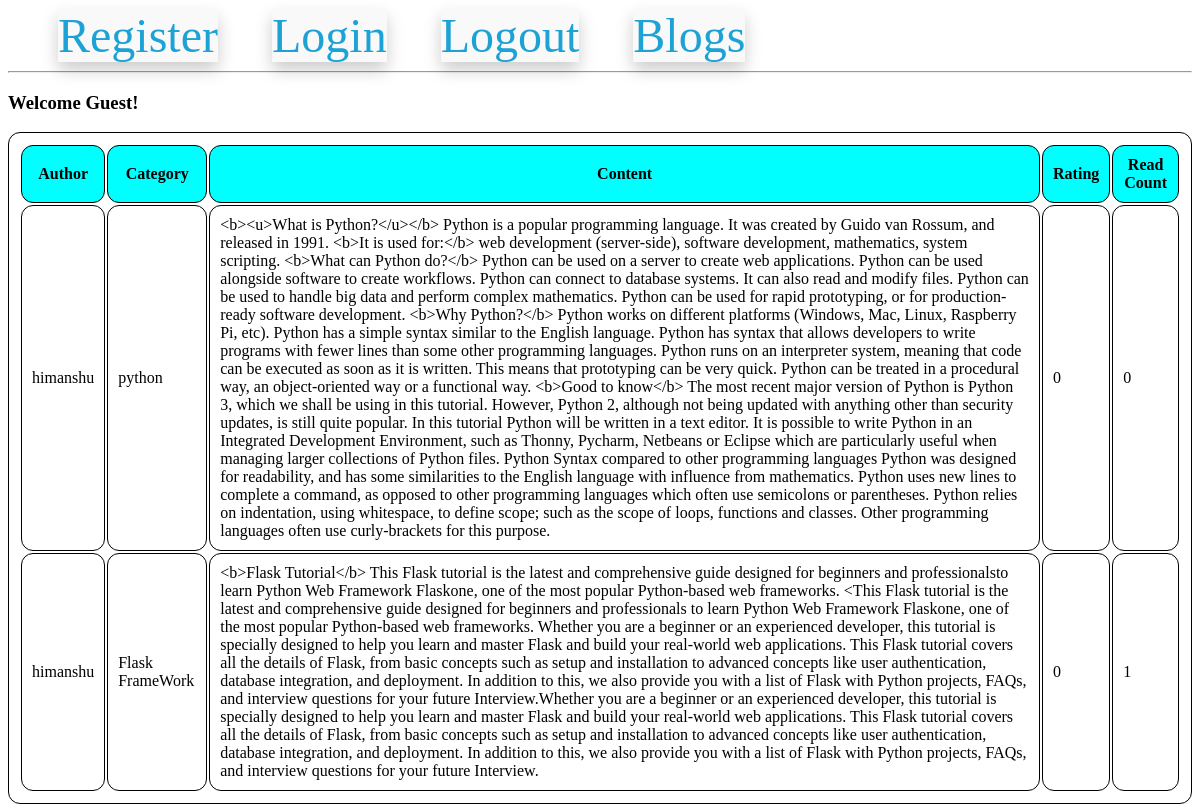
/listAllBlogs, run on an earlier commit of the app's database.
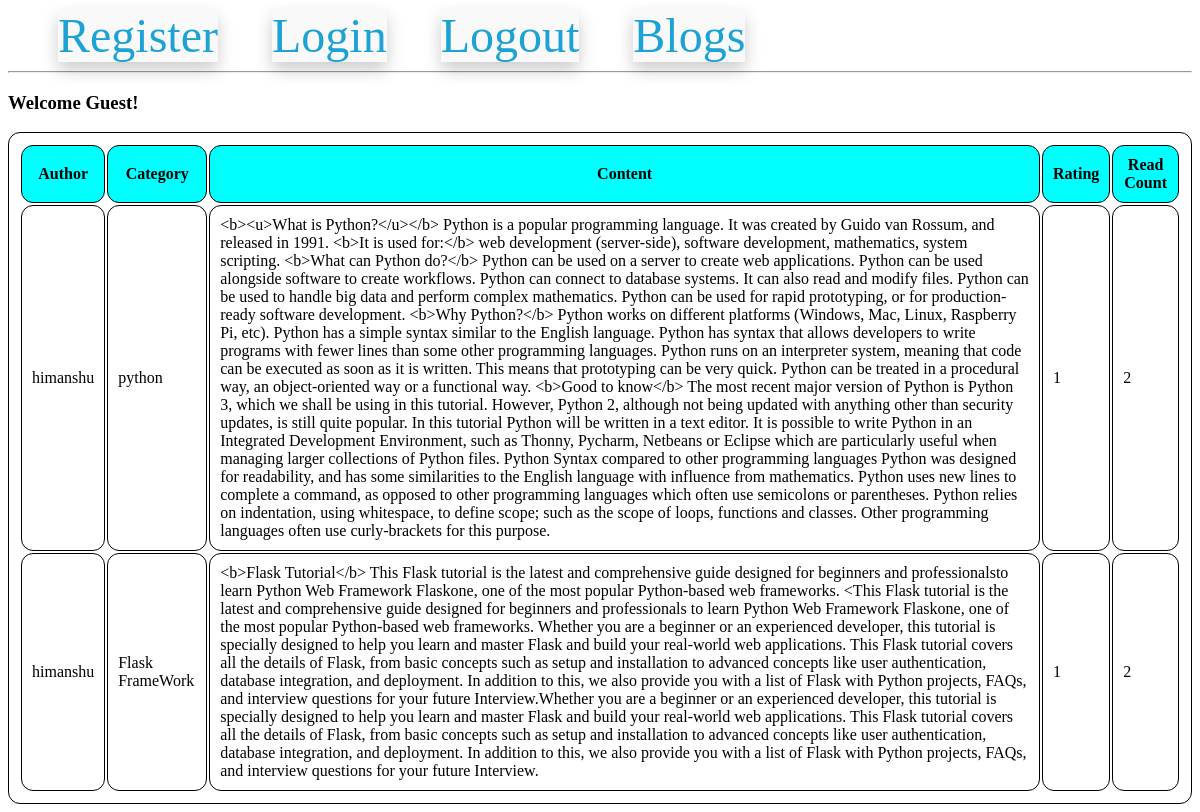
And on a later commit of the database.
### models.py (models this page shows, shortened)
class UserModel(UserMixin, db.Model):
    __tablename__ = "users"
    id = db.Column(db.Integer, primary_key=True)
    email = db.Column(db.String(100), unique=True)
    username = db.Column(db.String(100))
    password_hash = db.Column(db.String(250))

class CategoryMaster(db.Model):
    category_id = db.Column(db.Integer, primary_key=True)
    category_name = db.Column(db.String, nullable=False)
    blogmodel = db.relationship(
        "BlogModel", backref="categorymaster", lazy="select"
    )

class BlogModel(db.Model):
    id = db.Column(db.Integer, primary_key=True)
    category_id = db.Column(
        db.Integer, db.ForeignKey("category_master.category_id"), nullable=False
    )
    blog_user_id = db.Column(db.Integer, db.ForeignKey("users.id"), nullable=False)
    blog_text = db.Column(db.Text, nullable=False)
    blog_creation_date = db.Column(db.DateTime)
    blog_read_count = db.Column(db.Integer, default=0)
    blog_rating_count = db.Column(db.Integer, default=0)

### routes.py (the view)
@app.route('/listAllBlogs')
def list_all_blogs():
    all_blogs = BlogModel.query.all()
    all_users = {user.id: user for user in UserModel.query.all()}  # Create a dictionary for quick access to users by ID
    return render_template('list_all_blogs.html', all_blogs=all_blogs, all_users=all_users, all_categories=global_all_category_name)

### templates/list_all_blogs.html (shortened to what this page needs)
{% extends 'base.html' %}
{% block content %}
{% if current_user.is_anonymous %}
    <h3>Welcome Guest!</h3>
{% else %}
    <h3>Welcome {{ current_user.username }}!</h3>
{% endif %}
<table>
    <thead>
        <tr>
            <th>Author</th>
            <th>Category</th>
            <th>Content</th>
            <th>Rating</th>
            <th>Read Count</th>
        </tr>
    </thead>
    <tbody>
        {% for blog in all_blogs %}
        <tr>
            <td>{{ all_users[blog.blog_user_id].username }}</td>
            <td>{{ all_categories[blog.category_id - 1] }}</td>
            {% if current_user.is_authenticated %}
               <td><a href="{{ url_for('blog_detail', blog_id=blog.id, username=all_users[blog.blog_user_id].username, category=all_categories[blog.category_id - 1]) }}">{{ blog.blog_text }}</a></td>
            {% else %}
               <td>{{ blog.blog_text }}</td>
            {% endif %}
            <td>{{ blog.blog_rating_count }}</td>
            <td>{{ blog.blog_read_count }}</td>
        </tr>
        {% endfor %}
    </tbody>
</table>
{% endblock %}

### templates/base.html (shortened to what this page needs)
<!DOCTYPE html>
<html lang="en">
<head>
</head>
<body>
    <nav>
        <a href="{{ url_for('register') }}">Register</a>
        <a href="{{ url_for('login') }}">Login</a>
        <a href="{{ url_for('logout') }}">Logout</a>
        <a href="{{ url_for('blogs') }}">Blogs</a>
    </nav>
    <hr>
    <div class="content">
        {% block content %}
        {% endblock %}
    </div>
</body>
</html>

### templates/base.html (style rules this page uses)
nav a { color: #1da2d6; font-size: 3em; margin-left: 50px; text-decoration: none; box-shadow: 0px 8px 16px 0px rgba(0, 0, 0, 0.2); z-index: 1; background-color: #f9f9f9; }

### templates/list_all_blogs.html (style rules this page uses)
th { background-color: aqua; }
table, th, td { border: 1px solid black; border-radius: 12px; padding: 10px; }

What changed in the data, as far as the page shows it:
changed BlogModel (number 1 of 2 on the later page): blog_rating_count "0" → "1"; blog_read_count "0" → "2"
changed BlogModel (number 2 of 2 on the later page): blog_rating_count "0" → "1"; blog_read_count "1" → "2"
